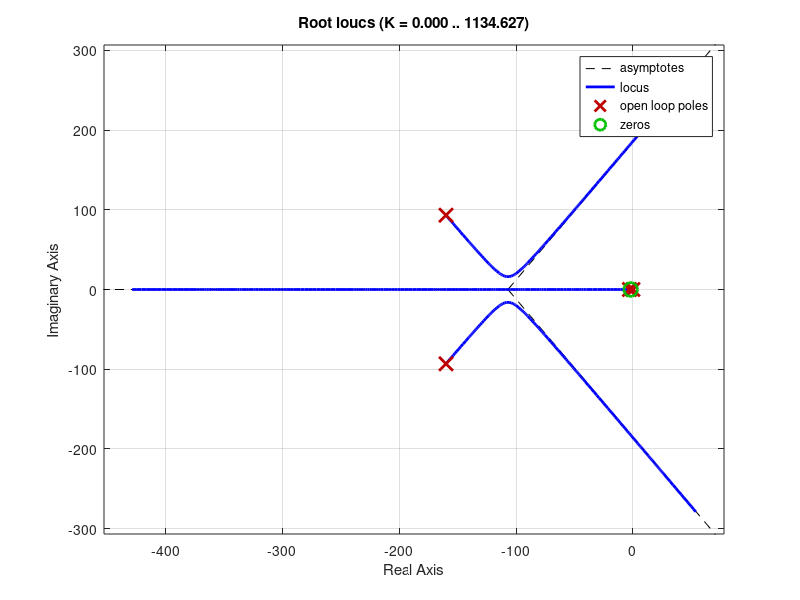

Reproduce this figure in MATLAB. (Note: this script raises an error after producing the figure.)
%% Introduction 

% Engineering Decisions
% 
% - Gear Ratio
% - Motor
% - Ball Material

% Performance Measures
% 
% - Control Effort
% - Steady State Error
% - Rise Time 
% - Sensitivity


%% Densities

%{
stainless_density = 7.97; % g/cm^3
aluminum_density = 2.7; % g/cm^3
%% Motors
m1 = struct('J_m', 5.0e-5, 'B_m', 3.0e-6, 'K_t', .225, 'R', 8, 'L', .025);
m2 = struct('J_m', 5.0e-5, 'B_m', 3.0e-6, 'K_t', .175, 'R', 6, 'L', .016);
m3 = struct('J_m', 5.0e-5, 'B_m', 3.0e-6, 'K_t', .125, 'R', 4, 'L', .0075);
m4 = struct('J_m', 5.0e-5, 'B_m', 3.0e-6, 'K_t', .275, 'R', 12, 'L', .032);
motors = [m1, m2, m3, m4];

clear m1 m2 m3 m4

%% Ball Properties
ball_radius = .01; % m
ball_volume = (4/3) * pi * (ball_radius*100)^3; % cm^3
ball_mass = aluminum_density * ball_volume / 1000; % kg
J_b = (2/5) * ball_mass * (ball_radius)^2; % kg*m^2

clear ball_volume

%% Gearbox & Other
J_g = 6.2e-6; % kg*m^2
J_s = 1.4e-7; % kg*m^2
G_v = 5; % V/V
g = 9.8; % m/s^2
K_s = 10; % V/m
N = 25; 

%% Bar Properties
bar_height = .8; % cm
bar_width = 2; % cm
bar_length = 50; % cm
bar_ch_depth = .6; % cm
bar_ch_width = 1.6; % cm
ch_volume = bar_ch_depth * bar_ch_width * bar_length;
bar_noch_volume = bar_height * bar_width * bar_length;
bar_volume = bar_noch_volume - ch_volume; % cm^3
bar_mass = aluminum_density * bar_volume / 1000; % kg
J_bar = (bar_mass * (bar_length / 100)^2) / 12; % kg*m^2

clear ch_volume aluminum_density bar_height bar_width bar_ch_depth
clear ch_volume bar_ch_width bar_noch_volume

%% Plant Transfer Function
motor = motors(2);
B_m = motor.B_m;
K_t = motor.K_t;
L = motor.L;
R = motor.R;
J_eff = motor.J_m + J_g + (J_bar + J_s) / N^2; % kg*m^2

s = tf('s');
  
num = G_v * ball_mass * g * K_s * K_t;

den = s^5 * N * (ball_mass + (J_b / ball_radius^2)) * ...
      (L * J_eff + s^-1*(B_m * L + R * J_eff) +  ...
      s^-2 * (K_t^2 + B_m * R));
  
G = num / den;
G = minreal(G)

%% Controller
G = zpk(G)

ts = .05;
os = 0;
n = 9;

[num,den] = stepshape(n,os,ts);
[D,T,Tu,Td,L]=lamdesign(G,den);
step(T)
%}
%%%%%%%%%% Version 2
% Talked with Hanselman: Bug in code prevents LAMDesign from working
%%%%%%%%%% Version 3
% pidTuner was not returning stable results
%%%%%%%%%% Version 4
% PID placing by hand
%% Densities
stainless_density = 7.97; % g/cm^3
aluminum_density = 2.7; % g/cm^3
%% Motors
m1 = struct('J_m', 5.0e-5, 'B_m', 3.0e-6, 'K_t', .225, 'R', 8, 'L', .025);
m2 = struct('J_m', 5.0e-5, 'B_m', 3.0e-6, 'K_t', .175, 'R', 6, 'L', .016);
m3 = struct('J_m', 5.0e-5, 'B_m', 3.0e-6, 'K_t', .125, 'R', 4, 'L', .0075);
m4 = struct('J_m', 5.0e-5, 'B_m', 3.0e-6, 'K_t', .275, 'R', 12, 'L', .032);
motors = [m1, m2, m3, m4];

clear m1 m2 m3 m4

%% Ball Properties
ball_radius = .01; % m
ball_volume = (4/3) * pi * (ball_radius*100)^3; % cm^3
ball_mass = aluminum_density * ball_volume / 1000; % kg
J_b = (2/5) * ball_mass * (ball_radius)^2; % kg*m^2

clear ball_volume

%% Gearbox & Other
J_g = 6.2e-6; % kg*m^2
J_s = 1.4e-7; % kg*m^2
G_v = 5; % V/V
g = 9.8; % m/s^2
K_s = 10; % V/m
N = 25; 

%% Bar Properties
bar_height = .8; % cm
bar_width = 2; % cm
bar_length = 50; % cm
bar_ch_depth = .6; % cm
bar_ch_width = 1.6; % cm
ch_volume = bar_ch_depth * bar_ch_width * bar_length;
bar_noch_volume = bar_height * bar_width * bar_length;
bar_volume = bar_noch_volume - ch_volume; % cm^3
bar_mass = aluminum_density * bar_volume / 1000; % kg
J_bar = (bar_mass * (bar_length / 100)^2) / 12; % kg*m^2

clear ch_volume aluminum_density bar_height bar_width bar_ch_depth
clear ch_volume bar_ch_width bar_noch_volume

%% Plant Transfer Function
%{
motor = motors(1);
B_m = motor.B_m;
K_t = motor.K_t;
L = motor.L;
R = motor.R;
J_eff = motor.J_m + J_g + (J_bar + J_s) / N^2; % kg*m^2

s = tf('s');
  
num = G_v * ball_mass * g * K_s * K_t;

den = s^5 * N * (ball_mass + (J_b / ball_radius^2)) * ...
      (L * J_eff + s^-1*(B_m * L + R * J_eff) +  ...
      s^-2 * (K_t^2 + B_m * R));
  
G = num / den;
G = minreal(G)
%% Controller

G = zpk(G)

z1 = -.0001 + j*.0001;   % Pole, Zero, and K
z2 = -.0001 - j*.0001;
p1 = -1000;
p2 = -2000;
K = 10E9;


D = zpk([z1,z2,z3,z4,z5], [p1,p2,p3,p4,p5], 1);
figure(1)
rlocus(D*G); 

D = K*D;  % Multiply in K
T = feedback(D*G, 1);  % Get transfer function T
[Tu, umax] = controleffort(G, T);
S = stepinfo(T);

kd = K/p;   % convert from poles, zeros, and k to parameters
kp = z * kd;

D   % printing
fprintf('Kd:%.2f\nKp:%.2f\n',kd,kp);
figure(2)
step(T);
fprintf('umax:%.2f\nOvershoot:%.2f\nSettling Time:%.2f\n',umax, S.Overshoot, S.SettlingTime);
Tu
S
%}
%% Another Controller
%{
G = zpk(G)

z1 = -.0001 + j*.0001;   % Pole, Zero, and K
z2 = -.0001 - j*.0001;
p1 = -1000;
p2 = -2000;
K = 10E9;


D = zpk([z1,z2,z3,z4,z5], [p1,p2,p3,p4,p5], 1);
figure(1)
rlocus(D*G); 

D = K*D;  % Multiply in K
T = feedback(D*G, 1);  % Get transfer function T
[Tu, umax] = controleffort(G, T);
S = stepinfo(T);

kd = K/p;   % convert from poles, zeros, and k to parameters
kp = z * kd;

D   % printing
fprintf('Kd:%.2f\nKp:%.2f\n',kd,kp);
figure(2)
step(T);
fprintf('umax:%.2f\nOvershoot:%.2f\nSettling Time:%.2f\n',umax, S.Overshoot, S.SettlingTime);
Tu
S
%}
%% New Plant Design

motor = motors(1);
B_m = motor.B_m;
K_t = motor.K_t;
L = motor.L;
R = motor.R;
J_eff = motor.J_m + J_g + (J_bar + J_s) / N^2; % kg*m^2

s = tf('s');
  
num = G_v * K_t;

den = s^3 * N  * (L * J_eff + s^-1*(B_m * L + R * J_eff) +  ...
      s^-2 * (K_t^2 + B_m * R));
  
G1 = num / den;

num = ball_mass * g * K_s;

den = s^2 * (ball_mass + (J_b / ball_radius^2));

G2 = num / den;

G1 = minreal(G1);
G2 = minreal(G2);

%% Motor Controller for G1
G1 = zpk(G1)

z1 = -2;   % Pole, Zero, and K
p1 = -3;
K = 5;


D = zpk([z1], [p1], 1);
figure(1)
rlocus(D*G1); 

D = K*D;  % Multiply in K
T = feedback(D*G1, 1);  % Get transfer function T
[Tu, umax] = controleffort(G1, T);
S = stepinfo(T);
step(T);

%% Actual Plant (Motor Controller & Ball Dynamics)
G = T*G2;
rlocus(G);

ts = 5;
os = 0;
n = 6;

R = [-20, -15, -30 , -10, -25, -25, -30, -40];
T = stepshape(n,os,ts);

[F,H,Tu,Td,L]=lamdesign(G,T,R); %computes the compensator coefficients

S = stepinfo(T);
step(T);